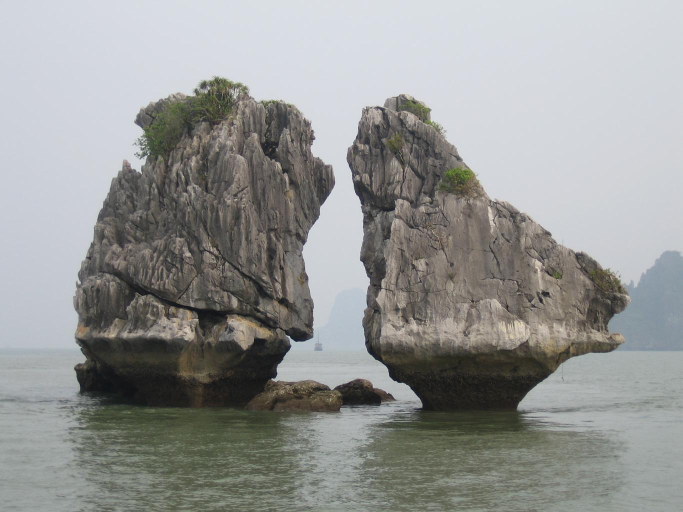
#> input picture images/halong-bay.jpg, 1365 x 1024 px (shown at 1/2 size)
$ python BC_tutorial_13.py   (older library calls are emulated)
#> lines starting #> are read from the running program, lines starting #| are printed output that depends on the picture; after the words box and inside, x2 and y2 are one past the last pixel; in counts of white or black regions, pixels touching at a corner belong together
# inspiration (delete seam code copied) from https://github.com/margaret/seam-carver/blob/master/seam_carver.py
import cv2
import numpy as np

# load image
img = cv2.imread('images/halong-bay.jpg', cv2.IMREAD_GRAYSCALE)

# global parameters
delay = 100  # delay in ms before next seam is removed
shrink_factor = 2  # decrease image size by this factor
title = "Dynamic programming"  # window title
visualize_energy = True  # set true in order to visualize the energy images once

img = cv2.resize(img, (0, 0), fx=1/shrink_factor, fy=1/shrink_factor)
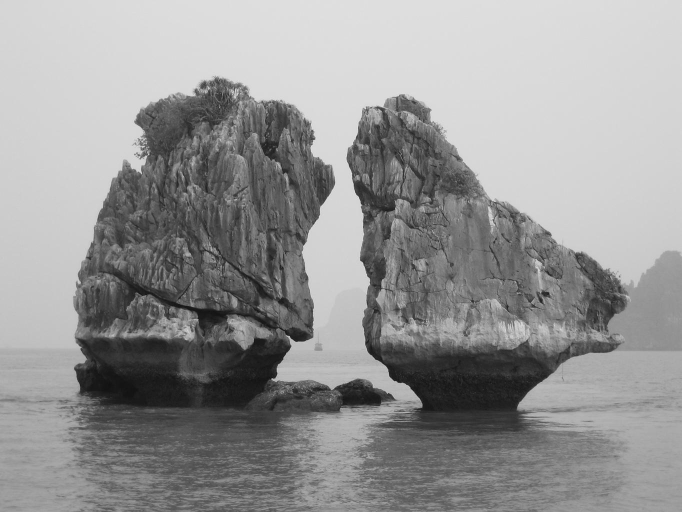
#> img: shape (512, 682); min 17, max 226, mean 149.4
rows, cols = img.shape


def calculateEnergySobel(img):
    return np.abs(cv2.Sobel(img, cv2.CV_32FC1, 1, 1, borderType=cv2.BORDER_REPLICATE))


# compute accumulated energy image
def calculateAccumulatedImage(_img):
    sum_img = _img.copy()
    rows, cols = _img.shape
    for r in range(1, rows):
        for c in range(0, cols):
            if (c == 0):
                sum_img[r, c] += min((sum_img[r-1, c], sum_img[r-1, c+1]))
            elif (c == cols-1):
                sum_img[r, c] += min((sum_img[r-1, c-1], sum_img[r-1, c]))
            else:
                sum_img[r, c] += min((sum_img[r-1, c-1], sum_img[r-1, c], sum_img[r-1, c+1]))
    return sum_img


# remove all seams until the last ten in a loop
for i in range(cols - 10):
    # compute energy image
    energy = calculateEnergySobel(img)

    if visualize_energy:
        # normalize and visualize summation image
        normalized_energy = np.zeros(energy.shape, np.uint8)
        normalized_energy = cv2.normalize(energy, normalized_energy, 0, 255, cv2.NORM_MINMAX, cv2.CV_8UC1)

        cv2.imshow(title, normalized_energy)
        cv2.waitKey(0)

    # get accumulated energy
    acc_energy = calculateAccumulatedImage(energy)

    if visualize_energy:
        normalized_acc_energy = np.zeros(acc_energy.shape, np.uint8)
        normalized_acc_energy = cv2.normalize(acc_energy, normalized_acc_energy, 0, 255, cv2.NORM_MINMAX, cv2.CV_8UC1)

        cv2.imshow(title, normalized_acc_energy)
        cv2.waitKey(0)
        visualize_energy = False

    # find path with minimal energy from bottom to top
    # init data structures
    min_path = np.zeros(img.shape, np.bool8)  # an image with the seam
    seam = [0] * rows  # an array with the seam column indices
    # find pixel/column with minimal accumulated energy in last row
    c = np.argmin(acc_energy[rows-1, :])
    min_path[rows-1, c] = True
    seam[rows-1] = c
    # find connected path with min accumulated energy
    # the path upwards has only up to three possible directions: up-left, up, up-right
    for r in range(rows-2, -1, -1):
        # check border cases
        if c == 0:
            c = np.argmin(acc_energy[r, c:c+2])
        elif c == cols-1:
            c = c - (1 - np.argmin(acc_energy[r, c-1:c+1]))
        else:
            c = c + (np.argmin(acc_energy[r, c-1:c+2]) - 1)
        min_path[r, c] = True
        seam[r] = c

    # show path in img in blue
    img_color = cv2.cvtColor(img, cv2.COLOR_GRAY2BGR)
    img_color[min_path, :] = (255, 0, 0)
    cv2.imshow(title, img_color)
    cv2.waitKey(delay)

    # remove path
    new_img = np.array([np.delete(img[row], seam[row], axis=0) for row in range(rows)])
    cv2.imshow(title, new_img)
    key = cv2.waitKey(delay)

    # allow the user to abort by pressing q
    if (key == ord('q')):
        break

    # set the new image to be the next image
    img = new_img
#> this loop made 1 pass; (key q is pressed on pass 1)
#> pass 1, `energy = calculateEnergySobel(img)`:
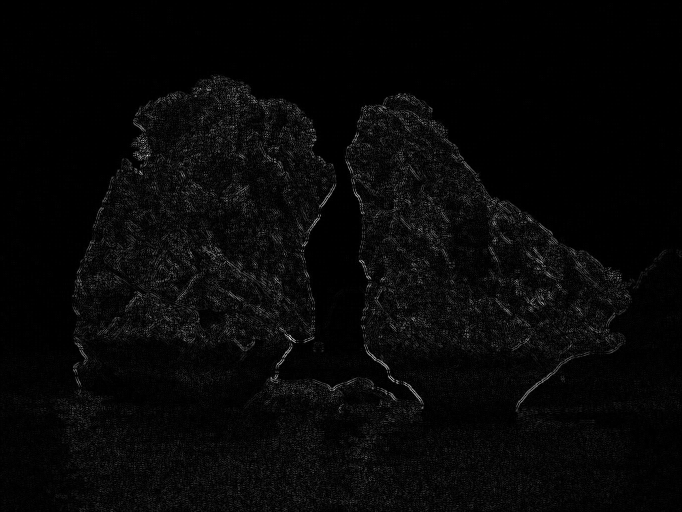
#> energy: shape (512, 682) float32; min 0, max 238, mean 7.3
#> pass 1, `acc_energy = calculateAccumulatedImage(energy)`:
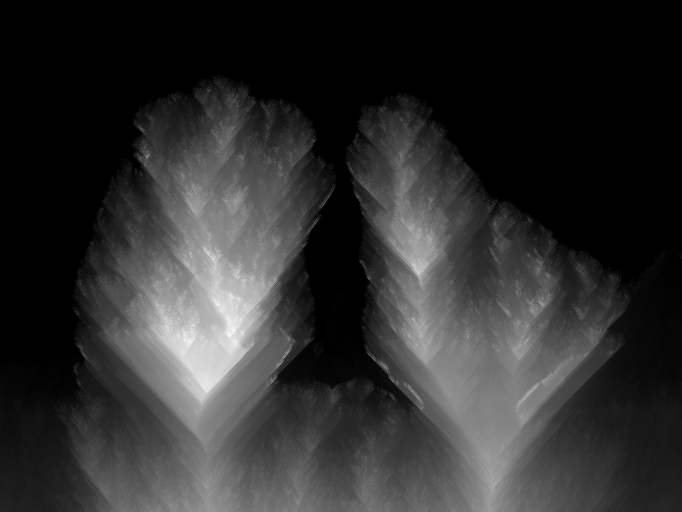
#> acc_energy: shape (512, 682) float32; min 0, max 1014, mean 185.9; drawn with min black and max white
#> after the loop:
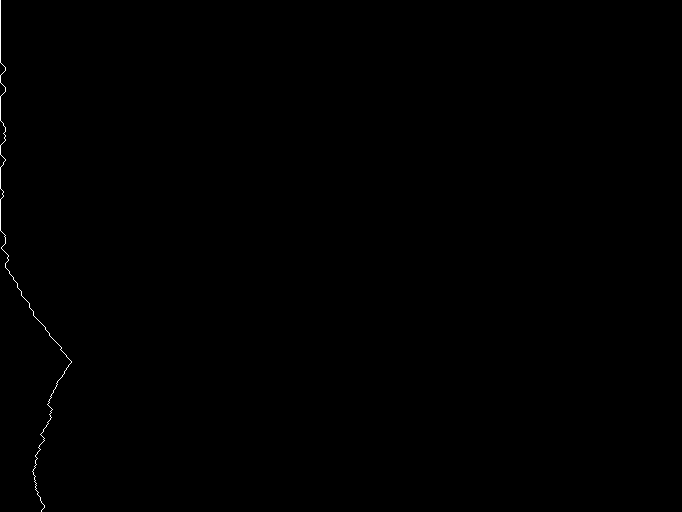
#> min_path: shape (512, 682) bool; 0.15% white in thin lines or dots, all inside (x1, y1, x2, y2) = (0, 0, 72, 512)
#> after the loop, visualize_energy = False

$ run again, with images/desk_01.jpg copied over images/halong-bay.jpg
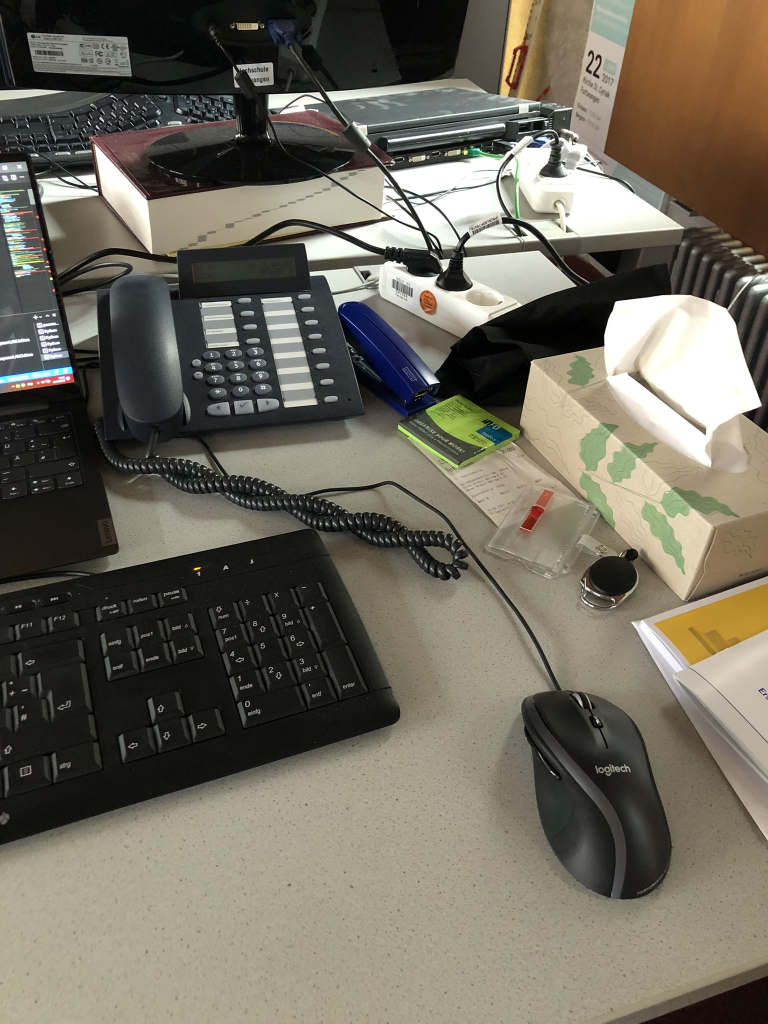
#> input picture images/desk_01.jpg, 1536 x 2048 px (shown at 1/2 size)
#> the loop `for i in range(cols - 10):` made 1 pass; (key q is pressed on pass 1)
#> pass 1, `acc_energy = calculateAccumulatedImage(energy)`:
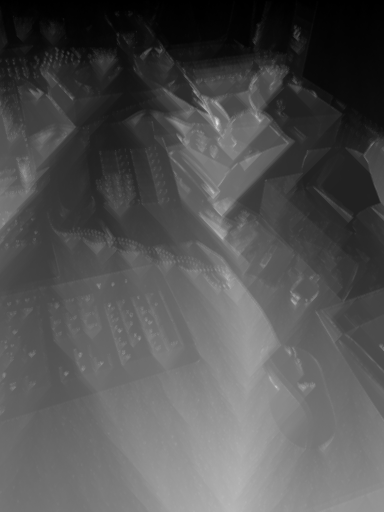
#> acc_energy: shape (1024, 768) float32 (shown at 1/2 size); min 0, max 2101, mean 681.9; drawn with min black and max white
#> after the loop `for i in range(cols - 10):`:
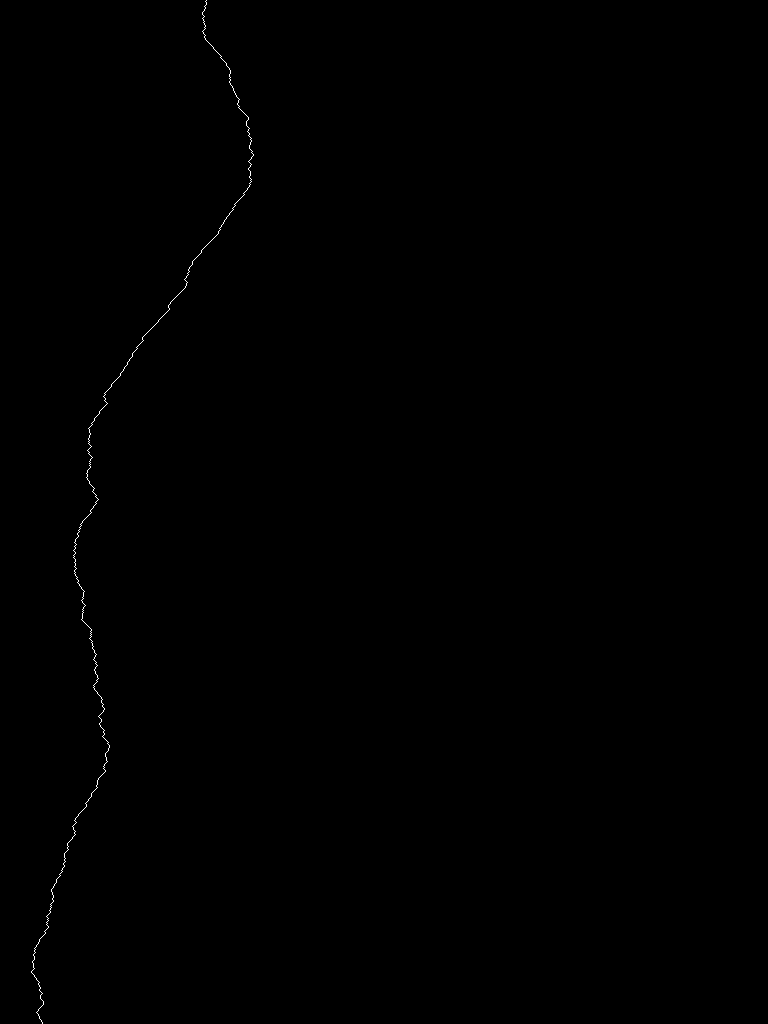
#> min_path: shape (1024, 768) bool; 0.13% white in thin lines or dots, all inside (x1, y1, x2, y2) = (31, 0, 254, 1024)
#> after the loop `for i in range(cols - 10):`: visualize_energy = False

$ run again, with images/desk_02.jpg copied over images/halong-bay.jpg
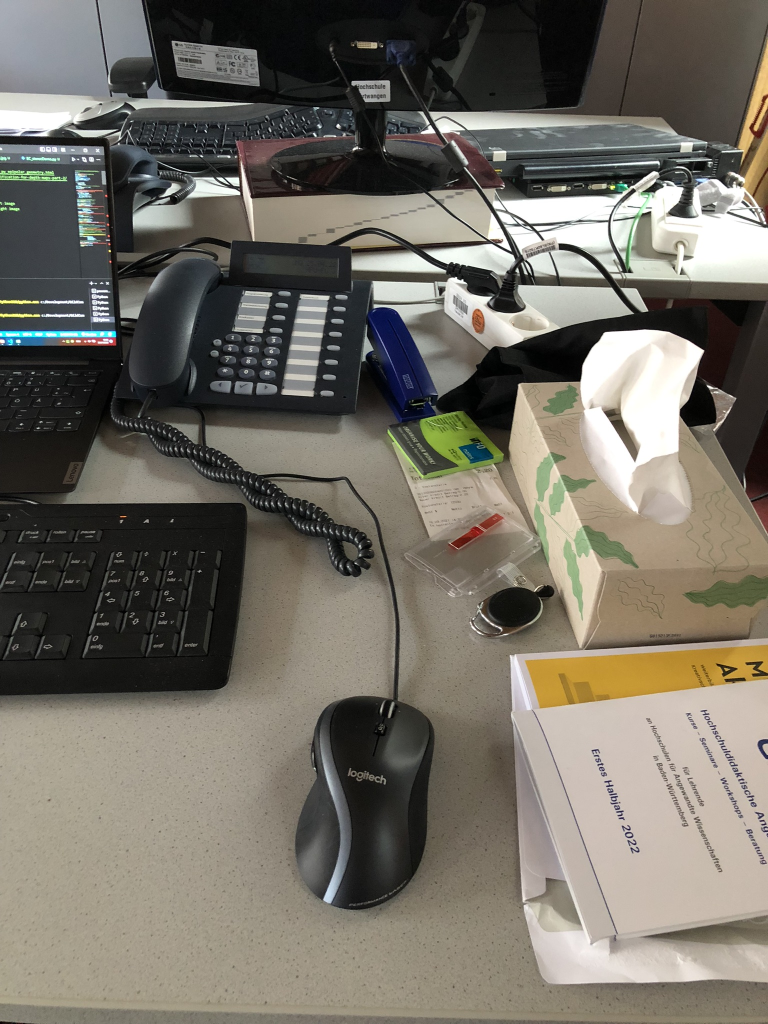
#> input picture images/desk_02.jpg, 1536 x 2048 px (shown at 1/2 size)
#> the loop `for i in range(cols - 10):` made 1 pass; (key q is pressed on pass 1)
#> pass 1, `acc_energy = calculateAccumulatedImage(energy)`:
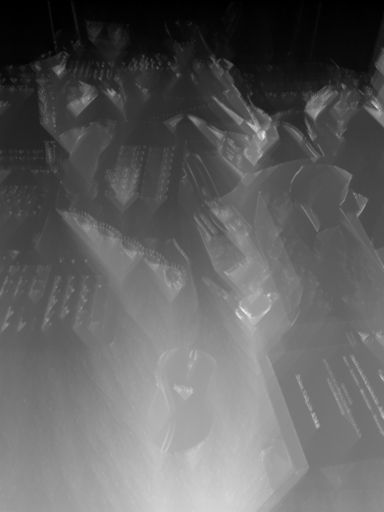
#> acc_energy: shape (1024, 768) float32 (shown at 1/2 size); min 0, max 1610, mean 609.3; drawn with min black and max white
#> after the loop `for i in range(cols - 10):`:
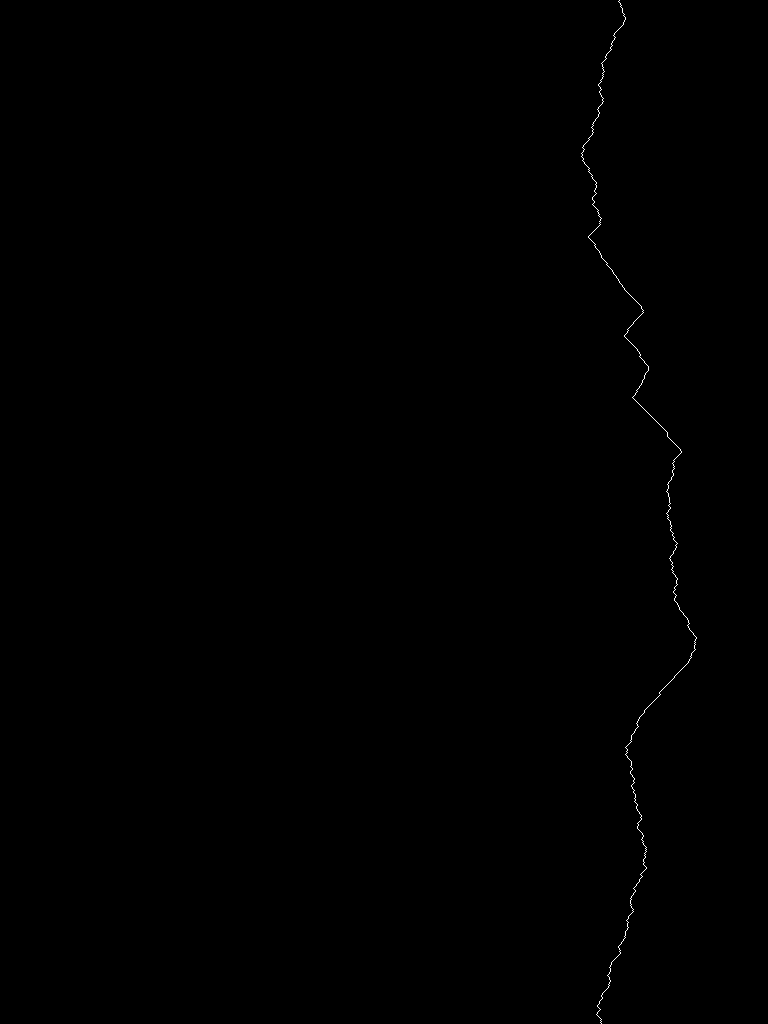
#> min_path: shape (1024, 768) bool; 0.13% white in thin lines or dots, all inside (x1, y1, x2, y2) = (581, 0, 697, 1024)
#> after the loop `for i in range(cols - 10):`: visualize_energy = False
